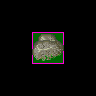

A level layout from a 2D game, rendered from its tile map. Below: a short description, then the map file with tile-grid data replaced by summaries:
An orthogonal 3x3 tile map with 32x32 px tiles, 8 tile layers (Regions, Input_set, Input_set, Output_Fringe, ...), 4 tilesets.

<map version="1.0" orientation="orthogonal" width="3" height="3" tilewidth="32" tileheight="32">
 <tileset firstgid="1" name="Woodland" tilewidth="32" tileheight="32">
  <image source="../../graphics/tiles/Woodland_ground.png" width="512" height="512" />
 </tileset>
 <tileset firstgid="257" name="Collision" tilewidth="32" tileheight="32">
  <image source="../../graphics/tiles/collision.png" width="64" height="32" />
 </tileset>
 <tileset firstgid="259" name="set_rules" tilewidth="32" tileheight="32">
  <image source="../../graphics/tiles/set_rules.png" width="64" height="64" />
 </tileset>
 <tileset firstgid="263" name="set_woodland" tilewidth="32" tileheight="32">
  <image source="../../graphics/tiles/set_woodland.png" width="512" height="320" />
 </tileset>
 <layer name="Regions" width="3" height="3">
  <data>[9 cells, 1 non-empty, 1 distinct tile ids]</data>
 </layer>
 <layer name="Input_set" width="3" height="3">
  <data>[9 cells, 1 non-empty, 1 distinct tile ids]</data>
 </layer>
 <layer name="Input_set" width="3" height="3">
  <data>[9 cells, 1 non-empty, 1 distinct tile ids]</data>
 </layer>
 <layer name="Output_Fringe" width="3" height="3">
  <data>[9 cells, 1 non-empty, 1 distinct tile ids]</data>
 </layer>
 <layer name="Output1_Fringe" width="3" height="3">
  <data>[9 cells, 1 non-empty, 1 distinct tile ids]</data>
 </layer>
 <layer name="Output2_Fringe" width="3" height="3">
  <data>[9 cells, 1 non-empty, 1 distinct tile ids]</data>
 </layer>
 <layer name="Output3_Fringe" width="3" height="3">
  <data>[9 cells, 1 non-empty, 1 distinct tile ids]</data>
 </layer>
 <layer name="Output4_Fringe" width="3" height="3">
  <data>[9 cells, 1 non-empty, 1 distinct tile ids]</data>
 </layer>
</map>
